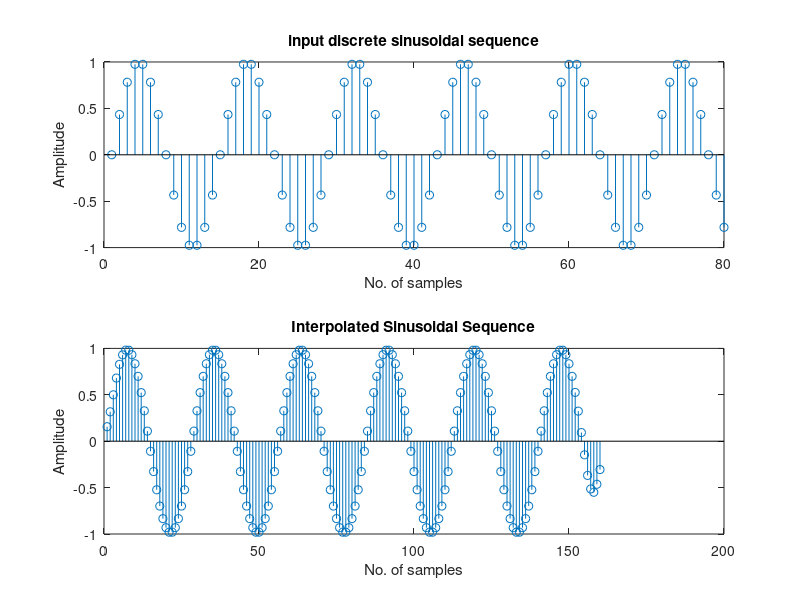

Recreate this plot in MATLAB.
clc;
close all;
clear all;
fm = 10;
fs = 140;
t = 0:1/fs:0.57;
N = length(t);
x = sin(2*pi*fm*t);
% decimation of input sequence
L = 2;
xd = interp(x,L);
figure(1);
subplot(2,1,1);
stem(x);
xlabel('No. of samples');
ylabel('Amplitude');
title('input discrete sinusoidal sequence');
subplot(2,1,2);
stem(xd);
xlabel('No. of samples');
ylabel('Amplitude');
title('Interpolated Sinusoidal Sequence');
